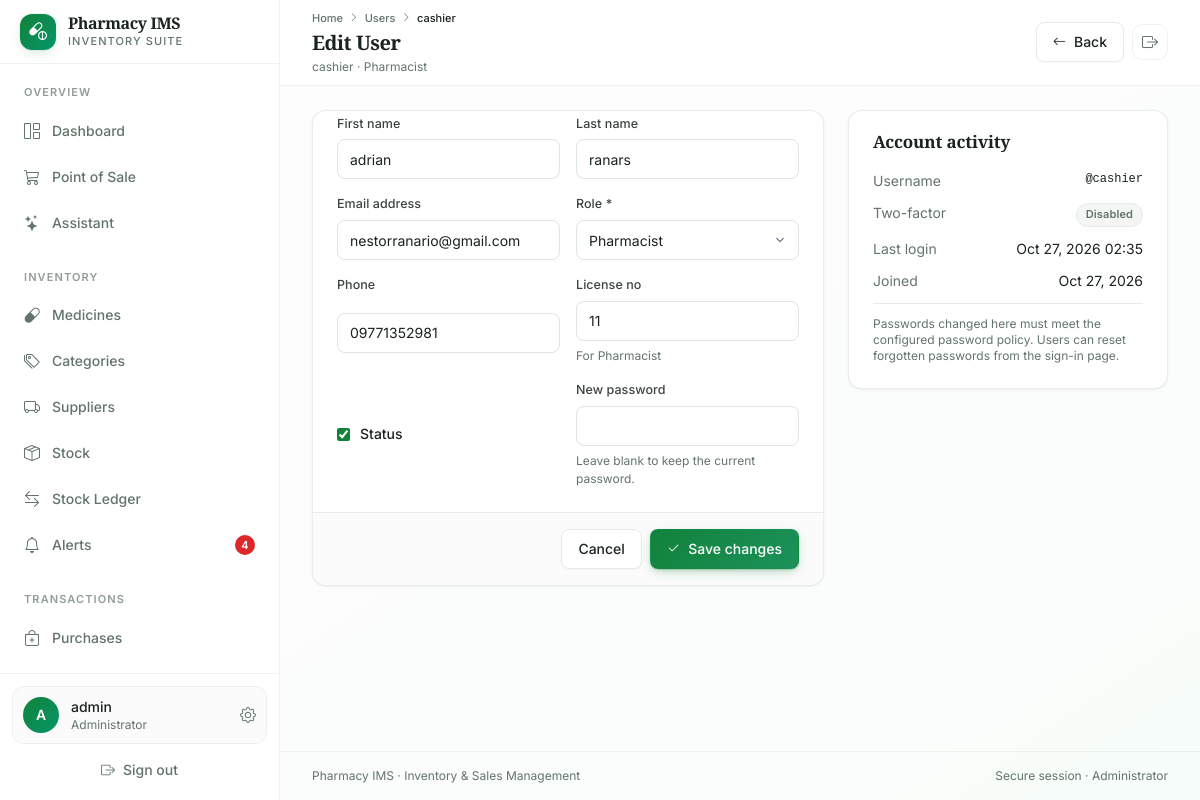
The page /accounts/users/edit/3/ (signed in) on the database its author committed.
### accounts/models.py (models this page shows, shortened)
class CustomUser(AbstractUser):
    ROLE_CHOICES = (
        ('admin', 'Administrator'),
        ('pharmacist', 'Pharmacist'),
        ('cashier', 'Cashier'),
        ('inventory_clerk', 'Inventory Clerk'),
    )
    role = models.CharField(max_length=20, choices=ROLE_CHOICES, default='cashier')
    phone = models.CharField(max_length=15, blank=True, null=True)
    license_no = models.CharField(max_length=50, blank=True, null=True, help_text='For Pharmacist')
    status = models.BooleanField(default=True)
    otp_secret = models.CharField(max_length=64, blank=True)
    otp_enabled = models.BooleanField(default=False)

### accounts/views.py (the view)
# urls.py: path('users/edit/<int:pk>/', views.user_edit, name='user_edit'),
@capability_required('manage_users')
def user_edit(request, pk):
    user = get_object_or_404(CustomUser, pk=pk)
    form = UserUpdateForm(request.POST or None, instance=user)
    if request.method == 'POST' and form.is_valid():
        updated = form.save()
        log(request.user, 'update', updated, f'Updated user {updated.username} ({updated.role})', request)
        messages.success(request, 'User updated successfully.')
        return redirect('user_list')
    return render(request, 'accounts/user_edit.html', {'form': form, 'edit_user': user})

### templates/accounts/user_edit.html (shortened to what this page needs)
{% extends 'base.html' %}
{% block page_title %}Edit User{% endblock %}
{% block page_subtitle %}{{ edit_user.username }} · {{ edit_user.get_role_display }}{% endblock %}
{% block breadcrumbs %}
<i class="bi bi-chevron-right text-[0.6rem]"></i>
<a href="{% url 'user_list' %}" class="transition-colors hover:text-foreground">Users</a>
<i class="bi bi-chevron-right text-[0.6rem]"></i>
<span class="text-foreground">{{ edit_user.username }}</span>
{% endblock %}
{% block page_actions %}
<a href="{% url 'user_list' %}" class="btn btn-outline"><i class="bi bi-arrow-left"></i> Back</a>
{% endblock %}
{% block content %}
<div class="grid grid-cols-1 gap-6 lg:grid-cols-[minmax(0,1fr)_320px]">
    <div class="card">
        <form method="post">
            <div class="card-content grid grid-cols-1 gap-4 sm:grid-cols-2">
                {% include 'partials/form_fields.html' %}
            </div>
            <div class="card-footer flex items-center justify-end gap-2 border-t border-border">
                <a href="{% url 'user_list' %}" class="btn btn-outline">Cancel</a>
                <button class="btn btn-primary"><i class="bi bi-check2"></i> Save changes</button>
            </div>
        </form>
    </div>
    <aside class="card h-fit">
        <div class="card-header"><h2 class="card-title">Account activity</h2></div>
        <div class="card-content space-y-3 text-sm">
            <div class="flex justify-between"><span class="text-muted-foreground">Username</span><span class="font-mono text-xs">@{{ edit_user.username }}</span></div>
            <div class="flex justify-between"><span class="text-muted-foreground">Two-factor</span><span>{% if edit_user.otp_enabled %}<span class="badge badge-success">Enabled</span>{% else %}<span class="badge badge-muted">Disabled</span>{% endif %}</span></div>
            <div class="flex justify-between"><span class="text-muted-foreground">Last login</span><span>{{ edit_user.last_login|date:"M d, Y H:i"|default:"Never" }}</span></div>
            <div class="flex justify-between"><span class="text-muted-foreground">Joined</span><span>{{ edit_user.date_joined|date:"M d, Y" }}</span></div>
            <p class="border-t border-border pt-3 text-xs text-muted-foreground">Passwords changed here must meet the configured password policy. Users can reset forgotten passwords from the sign-in page.</p>
        </div>
    </aside>
</div>
{% endblock %}

### templates/base.html (shortened to what this page needs)
<!DOCTYPE html>
{% load static %}
<html lang="en" class="h-full">
<head>
    <link rel="stylesheet" href="https://cdn.jsdelivr.net/npm/bootstrap-icons@1.11.3/font/bootstrap-icons.min.css">
    <script src="https://cdn.tailwindcss.com"></script>
    <link rel="stylesheet" href="{% static 'css/app.css' %}">
</head>
<body class="min-h-screen bg-gradient-to-br from-background via-background to-emerald-50/30 font-sans text-foreground antialiased">
    {% if user.is_authenticated %}
    {% with url_name=request.resolver_match.url_name %}
    <div class="min-h-screen w-full lg:grid lg:grid-cols-[280px_minmax(0,1fr)]">
        <aside id="sidebar" class="fixed inset-y-0 left-0 z-50 flex w-[280px] -translate-x-full flex-col border-r border-border/60 bg-card transition-transform duration-300 ease-out lg:sticky lg:top-0 lg:h-screen lg:translate-x-0">
            <div class="flex h-16 shrink-0 items-center justify-between border-b border-border/60 px-5">
                <a href="{% url 'dashboard' %}" class="flex items-center gap-3">
                    <div class="flex h-9 w-9 items-center justify-center rounded-xl bg-gradient-to-br from-primary to-emerald-600 text-primary-foreground shadow-glow">
                        <i class="bi bi-capsule-pill text-lg"></i>
                    </div>
                    <div>
                        <div class="font-display text-base font-semibold leading-tight tracking-tight">{{ pharmacy.name|default:"Pharmacy IMS" }}</div>
                        <div class="text-[11px] font-medium uppercase tracking-widest text-muted-foreground">Inventory Suite</div>
                    </div>
                </a>
            </div>
            <div class="flex-1 overflow-y-auto px-3 py-5">
                <nav class="space-y-6">
                    <div>
                        <p class="mb-2 px-3 text-[11px] font-semibold uppercase tracking-widest text-muted-foreground/70">Overview</p>
                        <div class="space-y-0.5">
                            <a href="{% url 'dashboard' %}" class="group flex items-center gap-3 rounded-lg px-3 py-2.5 text-sm font-medium text-muted-foreground transition-colors hover:bg-accent hover:text-accent-foreground ">
                                <i class="bi bi-grid-1x2 text-base {% if url_name == 'dashboard' %}text-primary{% endif %}"></i>
                                <span>Dashboard</span>
                            </a>
                            {% if nav_perms.sell %}
                            <a href="{% url 'pos_index' %}" class="group flex items-center gap-3 rounded-lg px-3 py-2.5 text-sm font-medium text-muted-foreground transition-colors hover:bg-accent hover:text-accent-foreground ">
                                <i class="bi bi-cart3 text-base {% if url_name == 'pos_index' %}text-primary{% endif %}"></i>
                                <span>Point of Sale</span>
                            </a>
                            {% endif %}
                            {% if nav_perms.use_assistant %}
                            <a href="{% url 'assistant_index' %}" class="group flex items-center gap-3 rounded-lg px-3 py-2.5 text-sm font-medium text-muted-foreground transition-colors hover:bg-accent hover:text-accent-foreground ">
                                <i class="bi bi-stars text-base {% if 'assistant' in url_name %}text-primary{% endif %}"></i>
                                <span>Assistant</span>
                            </a>
                            {% endif %}
                        </div>
                    </div>
                    {% if nav_perms.manage_inventory %}
                    <div>
                        <p class="mb-2 px-3 text-[11px] font-semibold uppercase tracking-widest text-muted-foreground/70">Inventory</p>
                        <div class="space-y-0.5">
                            <a href="{% url 'medicine_list' %}" class="group flex items-center gap-3 rounded-lg px-3 py-2.5 text-sm font-medium text-muted-foreground transition-colors hover:bg-accent hover:text-accent-foreground ">
                                <i class="bi bi-capsule text-base"></i>
                                <span>Medicines</span>
                            </a>
                            <a href="{% url 'category_list' %}" class="group flex items-center gap-3 rounded-lg px-3 py-2.5 text-sm font-medium text-muted-foreground transition-colors hover:bg-accent hover:text-accent-foreground ">
                                <i class="bi bi-tags text-base"></i>
                                <span>Categories</span>
                            </a>
                            <a href="{% url 'supplier_list' %}" class="group flex items-center gap-3 rounded-lg px-3 py-2.5 text-sm font-medium text-muted-foreground transition-colors hover:bg-accent hover:text-accent-foreground ">
                                <i class="bi bi-truck text-base"></i>
                                <span>Suppliers</span>
                            </a>
                            <a href="{% url 'inventory_list' %}" class="group flex items-center gap-3 rounded-lg px-3 py-2.5 text-sm font-medium text-muted-foreground transition-colors hover:bg-accent hover:text-accent-foreground ">
                                <i class="bi bi-box-seam text-base"></i>
                                <span>Stock</span>
                            </a>
                            <a href="{% url 'stock_movements' %}" class="group flex items-center gap-3 rounded-lg px-3 py-2.5 text-sm font-medium text-muted-foreground transition-colors hover:bg-accent hover:text-accent-foreground ">
                                <i class="bi bi-arrow-left-right text-base"></i>
                                <span>Stock Ledger</span>
                            </a>
                            <a href="{% url 'alerts' %}" class="group flex items-center gap-3 rounded-lg px-3 py-2.5 text-sm font-medium text-muted-foreground transition-colors hover:bg-accent hover:text-accent-foreground ">
                                <i class="bi bi-bell text-base"></i>
                                <span>Alerts</span>
                                {% if alert_counts.total %}<span class="ml-auto inline-flex h-5 min-w-5 items-center justify-center rounded-full bg-destructive px-1.5 text-[11px] font-semibold text-destructive-foreground">{{ alert_counts.total }}</span>{% endif %}
                            </a>
                        </div>
                    </div>
                    {% endif %}
                    <div>
                        <p class="mb-2 px-3 text-[11px] font-semibold uppercase tracking-widest text-muted-foreground/70">Transactions</p>
                        <div class="space-y-0.5">
                            {% if nav_perms.manage_purchases %}
                            <a href="{% url 'purchase_list' %}" class="group flex items-center gap-3 rounded-lg px-3 py-2.5 text-sm font-medium text-muted-foreground transition-colors hover:bg-accent hover:text-accent-foreground ">
                                <i class="bi bi-bag-plus text-base"></i>
                                <span>Purchases</span>
                            </a>
                            {% endif %}
                            {% if nav_perms.view_sales %}
                            <a href="{% url 'sales_list' %}" class="group flex items-center gap-3 rounded-lg px-3 py-2.5 text-sm font-medium text-muted-foreground transition-colors hover:bg-accent hover:text-accent-foreground ">
                                <i class="bi bi-receipt text-base"></i>
                            </a>
                            {% endif %}
                        </div>
                    </div>
                </nav>
            </div>
            <div class="shrink-0 border-t border-border/60 p-3">
                <a href="{% url 'security_settings' %}" class="flex items-center gap-3 rounded-xl border border-border/60 bg-muted/40 p-2.5 transition-colors hover:bg-accent">
                    <div class="flex h-9 w-9 shrink-0 items-center justify-center rounded-full bg-gradient-to-br from-primary to-emerald-600 text-primary-foreground">
                        <span class="text-sm font-semibold">{{ user.username|slice:":1"|upper }}</span>
                    </div>
                    <div class="min-w-0 flex-1">
                        <p class="truncate text-sm font-medium">{{ user.get_full_name|default:user.username }}</p>
                        <p class="truncate text-xs text-muted-foreground">{{ user.get_role_display }}</p>
                    </div>
                    <i class="bi bi-gear text-muted-foreground"></i>
                </a>
                <form method="post" action="{% url 'logout' %}" class="mt-2">
                    <button class="flex w-full items-center justify-center gap-2 rounded-lg px-3 py-2 text-sm font-medium text-muted-foreground transition-colors hover:bg-destructive/10 hover:text-destructive">
                        <i class="bi bi-box-arrow-right"></i>
                        Sign out
                    </button>
                </form>
            </div>
        </aside>
        <div class="flex min-h-screen min-w-0 flex-col">
            <header class="sticky top-0 z-30 border-b border-border/60 bg-card/85 backdrop-blur-xl">
                <div class="flex min-h-16 flex-wrap items-center gap-3 px-4 py-2.5 sm:px-6 lg:px-8">
                    <div class="min-w-0 flex-1">
                        <nav class="mb-0.5 hidden items-center gap-1.5 text-[11px] font-medium text-muted-foreground sm:flex" aria-label="Breadcrumb">
                            <a href="{% url 'dashboard' %}" class="transition-colors hover:text-foreground">Home</a>
                            {% block breadcrumbs %}{% endblock %}
                        </nav>
                        <h1 class="truncate font-display text-xl font-semibold tracking-tight">{% block page_title %}Dashboard{% endblock %}</h1>
                        <p class="mt-0.5 truncate text-xs text-muted-foreground">{% block page_subtitle %}{% endblock %}</p>
                    </div>
                    <div class="flex w-full flex-nowrap items-center justify-start gap-2 overflow-x-auto pb-0.5 sm:w-auto sm:flex-wrap sm:justify-end sm:overflow-visible sm:pb-0">
                        {% block page_actions %}{% endblock %}
                        <form method="post" action="{% url 'logout' %}" class="shrink-0">
                            <button type="submit" class="inline-flex h-9 w-9 items-center justify-center rounded-lg border border-border/60 bg-card text-muted-foreground transition-colors hover:bg-destructive/10 hover:text-destructive" title="Sign out" aria-label="Sign out">
                                <i class="bi bi-box-arrow-right"></i>
                            </button>
                        </form>
                    </div>
                </div>
            </header>
            <main class="flex-1 px-4 py-6 sm:px-6 lg:px-8">
                {% block content %}{% endblock %}
            </main>
            <footer class="border-t border-border/60 px-4 py-4 text-xs text-muted-foreground sm:px-6 lg:px-8">
                <div class="flex flex-col items-center justify-between gap-2 sm:flex-row">
                    <span>{{ pharmacy.name|default:"Pharmacy IMS" }} · Inventory &amp; Sales Management</span>
                    <span>Secure session · {{ user.get_role_display }}</span>
                </div>
            </footer>
        </div>
    </div>
    {% endwith %}
    {% else %}
    {% block auth_content %}{% endblock %}
    {% endif %}
</body>
</html>

### templates/partials/form_fields.html (shortened to what this page needs)
{% for field in form %}
<div class="field">
    {% if field.widget_type == 'checkbox' %}
    <label class="flex items-center gap-2.5 text-sm font-medium" for="{{ field.id_for_label }}">
        {{ field }}
        <span>{{ field.label }}</span>
    </label>
    {% else %}
    <label class="label" for="{{ field.id_for_label }}">{{ field.label }}{% if field.field.required %} *{% endif %}</label>
    {{ field }}
    {% endif %}
    {% if field.help_text %}<p class="help-text">{{ field.help_text }}</p>{% endif %}
</div>
{% endfor %}

### rows shown on the page
CustomUser: username "A", get_full_name "admin", role "Administrator"
CustomUser: username "cashier", role "Pharmacist", form "adrian" "ranars" "nestorranario@gmail.com" "Pharmacist" "09771352981" "11", form "☑", last_login "Oct 27, 2026 02:35", date_joined "Oct 27, 2026"

### other values the page prints
{{ pharmacy.name|default:"Pharmacy IMS" }} "Pharmacy IMS"
{{ alert_counts.total }} "4"
{{ field.label }} "First name" "Last name" "Email address" "Role" "Phone" "License no" "New password"
{{ field.help_text }} "For Pharmacist" "Leave blank to keep the current password."
{{ field.label }} "Status"
